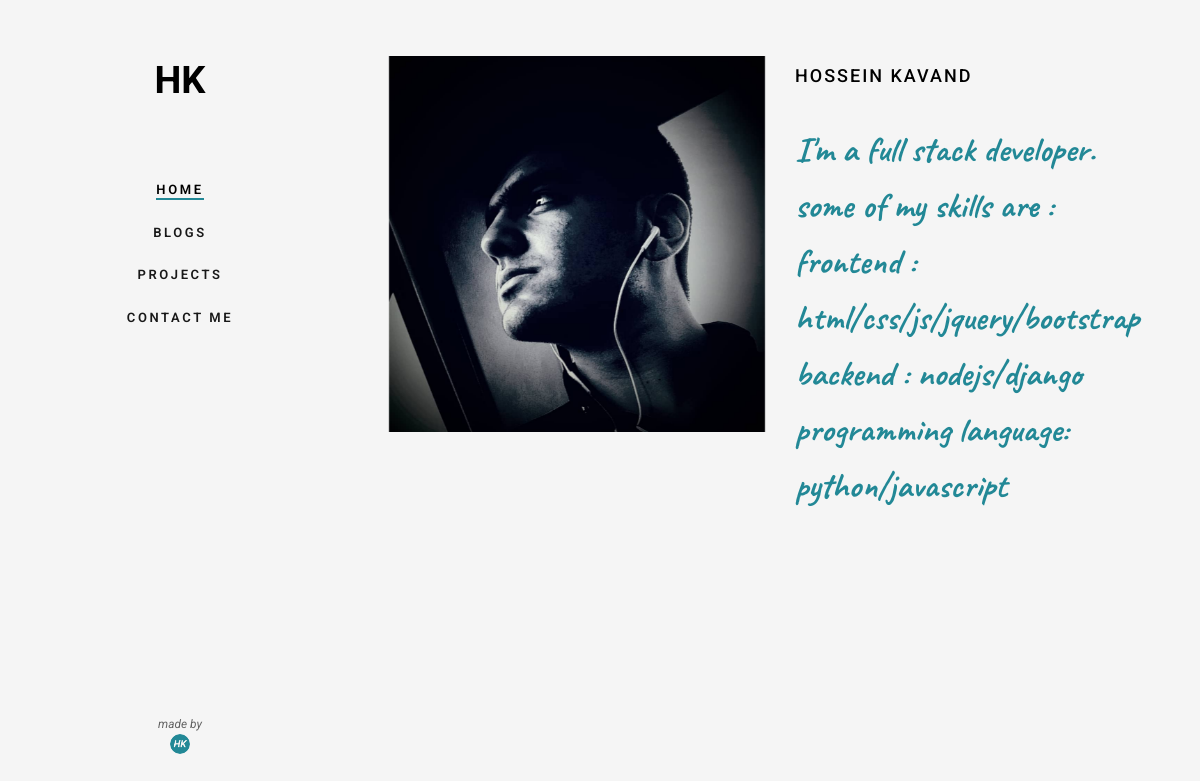
The page / on the database its author committed.
### portfolio/models.py (models this page shows)
class About(models.Model):
    text = models.TextField()

### portfolio/views.py (the view)
# urls.py: 2. Add a URL to urlpatterns:  path('', views.home, name='home')
def home(request):
    abouts = About.objects.all()
    return render(request,'portfolio/home.html',{'id':0,'abouts':abouts})

### portfolio/templates/portfolio/home.html (shortened to what this page needs)
{% extends 'portfolio/base.html' %}
{% block content %}
{% load static %}
<div class="row row-bottom-padded-md">
    <div class="col-md-6 animate-box" data-animate-effect="fadeInLeft">
        <img class="img-responsive" src="{% static 'portfolio/profile2.jpeg' %}" >
    </div>
    <div class="col-md-6 animate-box" data-animate-effect="fadeInLeft">
        <h2 class="fh5co-heading" style="margin-top: 10px;">Hossein Kavand</h2>
        {% for about in abouts %}
        <p style="color: #228896;font-weight: bold;font-size: 3.5rem;font-family: 'Caveat', cursive; margin: 0px;">  {{about.text}}   </p>
        {% endfor %}
    </div>
</div>
    {% endblock %}

### portfolio/static/portfolio/css/style.css (style rules this page uses)
body { font-family: "Roboto", Arial, sans-serif; font-weight: 300; font-size: 14px; line-height: 1.6; color: rgba(0, 0, 0, 0.5); background: whitesmoke; }
p { margin-bottom: 1.5em; }
h1, h2, h3, h4, h5, h6 { color: #000; font-family: "Roboto", Arial, sans-serif; font-weight: 400; margin: 0 0 30px 0; }
.fh5co-heading { font-size: 18px; margin-bottom: 2em; font-weight: 500; text-transform: uppercase; letter-spacing: 2px; }
.row-bottom-padded-md { padding-bottom: 4em; }
.js .animate-box { opacity: 0; }

### rows shown on the page
About: text "I'm a full stack developer."
About: text "some of my skills are :"
About: text "frontend : html/css/js/jquery/bootstrap"
About: text "backend : nodejs/django"
About: text "programming language: python/javascript"
